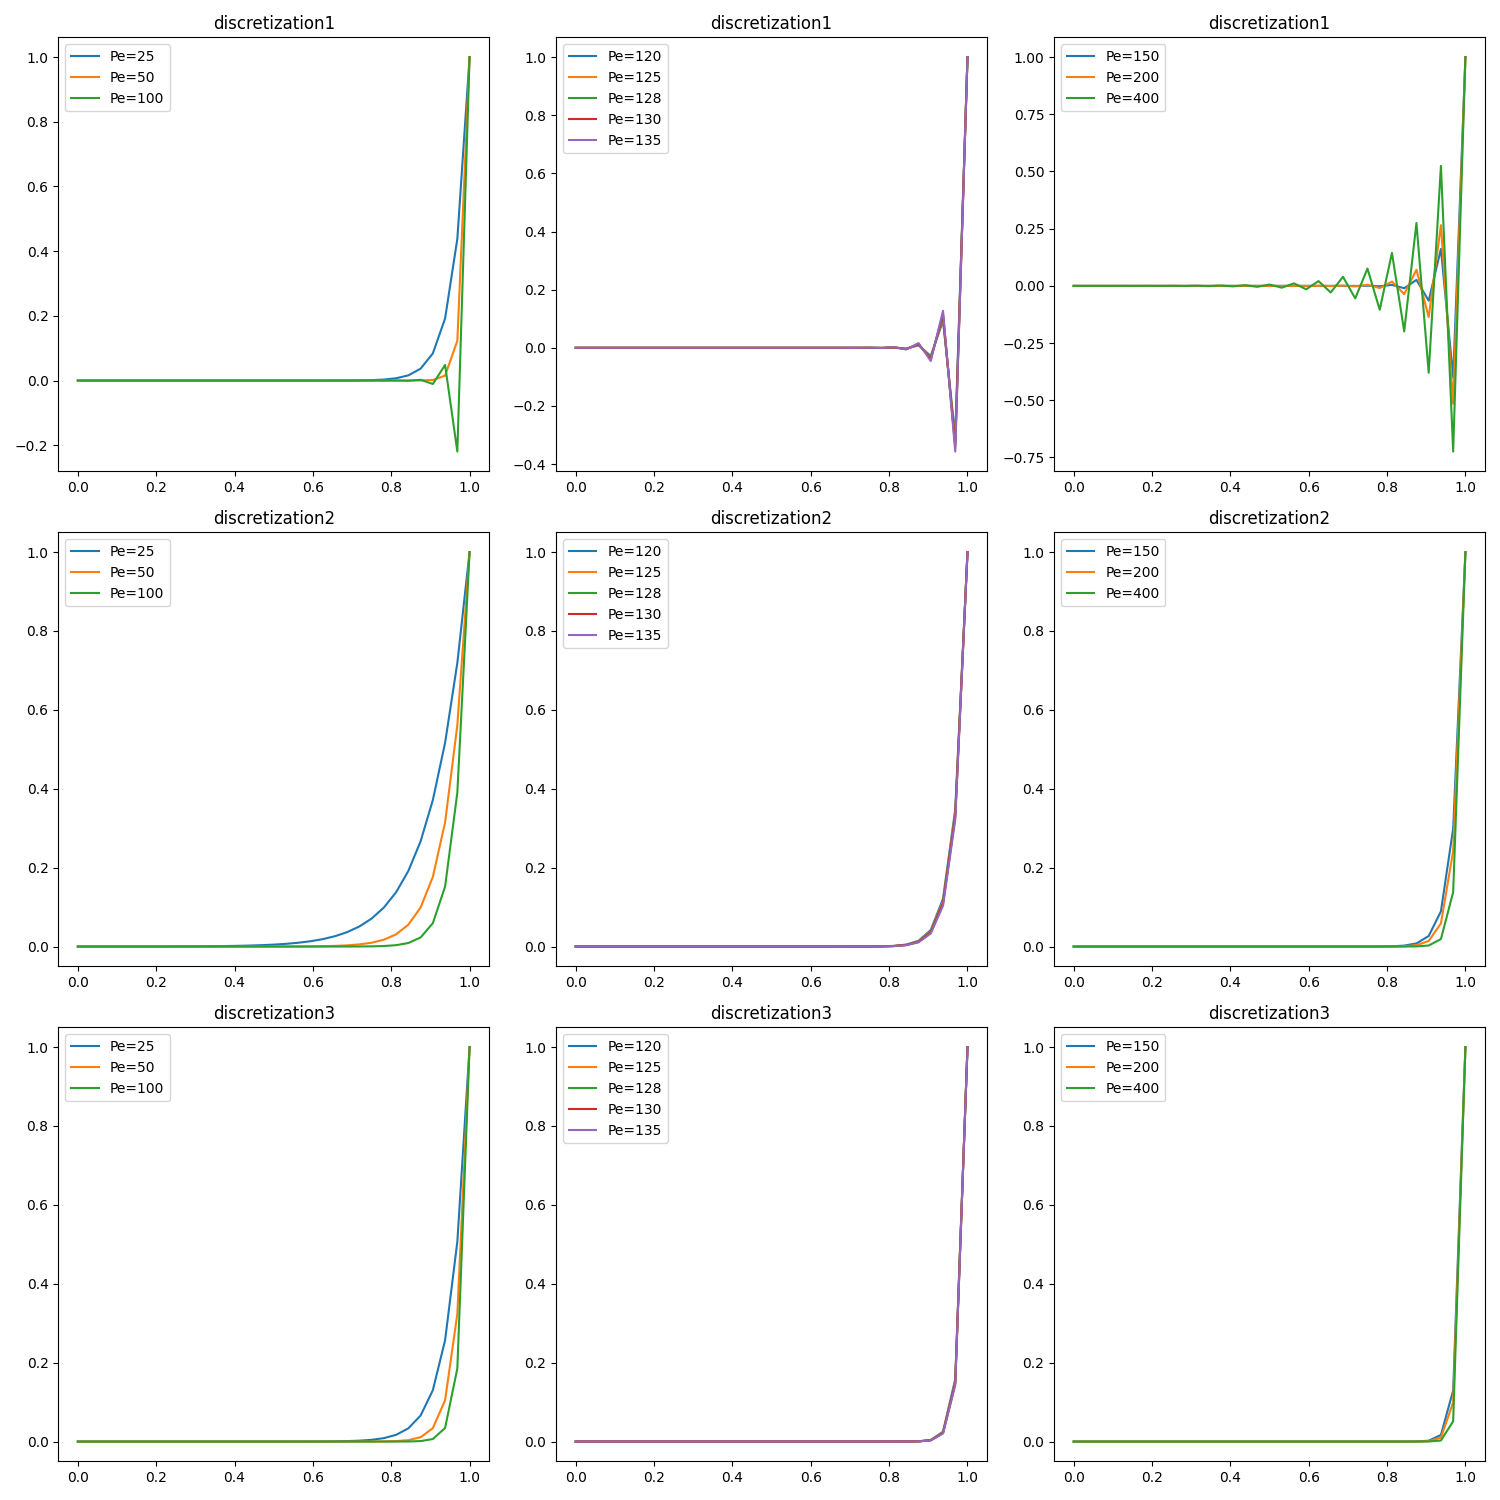

Source code (Python):
import numpy as np
import matplotlib.pyplot as plt
import solver as solv

# Parameters
L = 1.0                       
U = 1.0             
rho = 1.0
Pe_values = np.array([25, 50, 100, 120, 125, 128, 130, 135, 150, 200, 400])

# Grid spacing
dx = 1/32
N = int(1/dx) + 1
x = np.linspace(0, L, N)       
nt_max= 1000000         

# Initial and boundary condition 
phi = np.zeros(N)        
phi[-1] = 1

fig, axs = plt.subplots(3, 3, figsize=(15, 15))

for i, Pe in enumerate([25, 50, 100]):

    alpha = rho * U * L / Pe
    dt = min( dx / U , rho * dx**2 / (2 * alpha))
  
    phi_1 = solv.CDS(phi, dt, dx, Pe, nt_max)
    axs[0, 0].plot(x, phi_1, label=f'Pe={Pe}')
    axs[0, 0].set_title('discretization1')
    axs[0, 0].legend()

    phi_2 = solv.UP1(phi, dt, dx, Pe, nt_max)
    axs[1, 0].plot(x, phi_2, label=f'Pe={Pe}')
    axs[1, 0].set_title('discretization2')
    axs[1, 0].legend()
    
    phi_3 = solv.UP2(phi, dt, dx, Pe, nt_max)
    axs[2, 0].plot(x, phi_3, label=f'Pe={Pe}')
    axs[2, 0].set_title('discretization3')
    axs[2, 0].legend()

for i, Pe in enumerate([120, 125, 128, 130, 135]):

    alpha = rho * U * L / Pe
    dt = min( dx / U , rho * dx**2 / (2 * alpha))
  
    phi_1 = solv.CDS(phi, dt, dx, Pe, nt_max)
    axs[0, 1].plot(x, phi_1, label=f'Pe={Pe}')
    axs[0, 1].set_title('discretization1')
    axs[0, 1].legend()

    phi_2 = solv.UP1(phi, dt, dx, Pe, nt_max)
    axs[1, 1].plot(x, phi_2, label=f'Pe={Pe}')
    axs[1, 1].set_title('discretization2')
    axs[1, 1].legend()

    phi_3 = solv.UP2(phi, dt, dx, Pe, nt_max)
    axs[2, 1].plot(x, phi_3, label=f'Pe={Pe}')
    axs[2, 1].set_title('discretization3')
    axs[2, 1].legend()

for i, Pe in enumerate([150, 200, 400]):

    alpha = rho * U * L / Pe
    dt = min( dx / U , rho * dx**2 / (2 * alpha))
  
    phi_1 = solv.CDS(phi, dt, dx, Pe, nt_max)
    axs[0, 2].plot(x, phi_1, label=f'Pe={Pe}')
    axs[0, 2].set_title('discretization1')
    axs[0, 2].legend()

    phi_2 = solv.UP1(phi, dt, dx, Pe, nt_max)
    axs[1, 2].plot(x, phi_2, label=f'Pe={Pe}')
    axs[1, 2].set_title('discretization2')
    axs[1, 2].legend()

    phi_3 = solv.UP2(phi, dt, dx, Pe, nt_max)
    axs[2, 2].plot(x, phi_3, label=f'Pe={Pe}')
    axs[2, 2].set_title('discretization3')
    axs[2, 2].legend()

plt.tight_layout()
plt.savefig('task4.png')